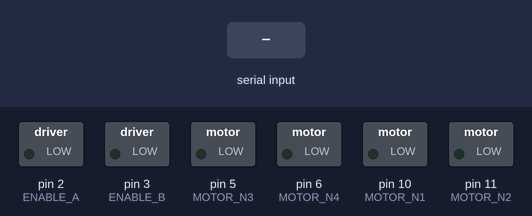
Bench run of a sketch on a simulated Arduino Uno, built with avr-gcc and run on an emulated ATmega328P. Shown: switched loads named in the sketch (green lamp = pin HIGH). The inputs (shaded band) are chosen by the test bench.

Above: at 1.7 s.
1.8 s: "S" received over the second serial link
At 2.9 s:
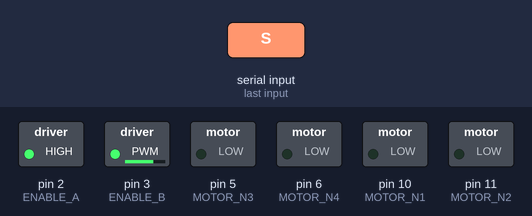
3.3 s: "1" received over the second serial link
At 4.0 s:
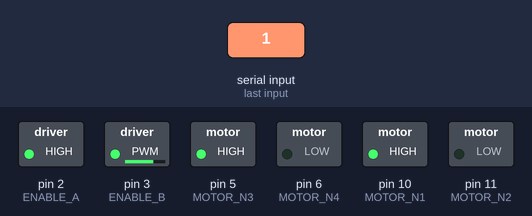
4.8 s: "3" received over the second serial link
At 5.2 s:
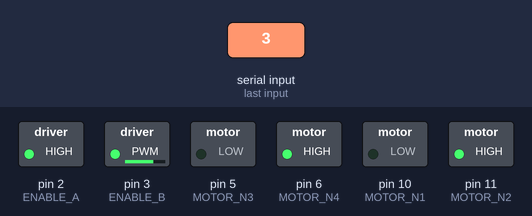
6.3 s: "4" received over the second serial link
At 7.5 s:
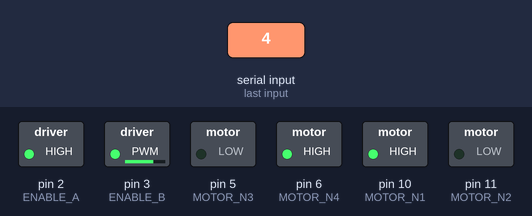
7.8 s: "2" received over the second serial link
At 8.7 s:
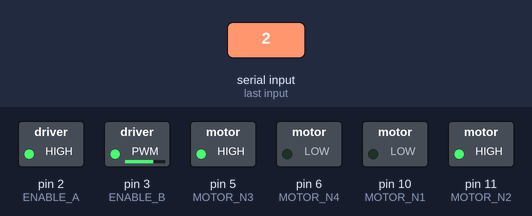
9.3 s: "6" received over the second serial link
At 9.8 s:
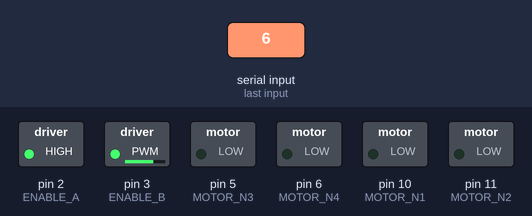
Timing chart, 0 to 11.8 s (numbered marks = the images above; inputs shaded):
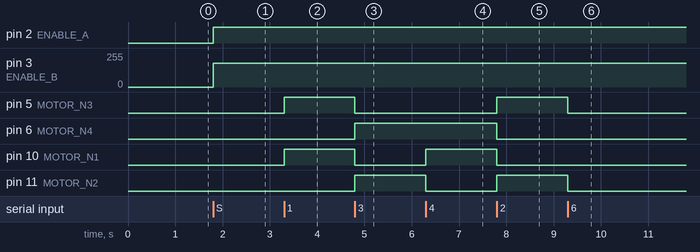

Measured:
- after the input at 1.8 s, pin 2 (ENABLE_A): LOW → HIGH at once; pin 3 (ENABLE_B): 0/255 → 180/255 at once
- after the input at 3.3 s, pin 5 (MOTOR_N3), pin 10 (MOTOR_N1): LOW → HIGH at once
- after the input at 4.8 s, pin 5 (MOTOR_N3), pin 10 (MOTOR_N1): HIGH → LOW at once; pin 6 (MOTOR_N4), pin 11 (MOTOR_N2): LOW → HIGH at once
- after the input at 6.3 s, pin 10 (MOTOR_N1): LOW → HIGH at once; pin 11 (MOTOR_N2): HIGH → LOW at once
- after the input at 7.8 s, pin 5 (MOTOR_N3), pin 11 (MOTOR_N2): LOW → HIGH at once; pin 6 (MOTOR_N4), pin 10 (MOTOR_N1): HIGH → LOW at once
- after the input at 9.3 s, pin 5 (MOTOR_N3), pin 11 (MOTOR_N2): HIGH → LOW at once

The sketch:

car_V2.ino
```cpp
#include<Wire.h>
#include<SoftwareSerial.h>

#define MOTOR_N1 10
#define MOTOR_N2 11
#define MOTOR_N3 5
#define MOTOR_N4 6
#define ENABLE_A 2
#define ENABLE_B 3
#define TIMER 500

int speed = 180;
int control_spd = 1;
char val = 0;
SoftwareSerial BTSerial(8, 9);

void setup() {
  Serial.begin(9600);
  pinMode(MOTOR_N1,OUTPUT);
  pinMode(MOTOR_N2,OUTPUT);
  pinMode(MOTOR_N3,OUTPUT);
  pinMode(MOTOR_N4,OUTPUT);
  pinMode(ENABLE_A, OUTPUT);
  pinMode(ENABLE_B, OUTPUT);
  BTSerial.begin(9600);
  delay(TIMER);
}

void loop() {
  if (BTSerial.available() || Serial.available() ) {
    char c = BTSerial.read();
    if (c == 'S') { // Stop command
      Stop();
    } else {
      val = c;
      switch (val) {
        case '1':
          Forward();
          //delay(5000);
          break;
        case '3':
          Back();
          break;
        case '4':
          Left();
          break;
        case '2':
          Right();
          break;
        case '5':
          Change_Speed_And_Print();
          break;
        case '6':
          Stop();
          break;
        case 'R':
         Resetmode();
         break;

      }
    }
  }
}
//A=Left
//B=Right
void Forward() {
  analogWrite(ENABLE_A, speed-15);
  analogWrite(ENABLE_B, speed);
  digitalWrite(MOTOR_N1, HIGH);
  digitalWrite(MOTOR_N2, LOW);
  digitalWrite(MOTOR_N3, HIGH);
  digitalWrite(MOTOR_N4, LOW);
}

void Back() {
  analogWrite(ENABLE_A, speed-15);
  analogWrite(ENABLE_B, speed);
  digitalWrite(MOTOR_N1, LOW);
  digitalWrite(MOTOR_N2, HIGH);
  digitalWrite(MOTOR_N3, LOW);
  digitalWrite(MOTOR_N4, HIGH);
}

void Stop() {
  analogWrite(ENABLE_A, speed);
  analogWrite(ENABLE_B, speed);
  digitalWrite(MOTOR_N1, LOW);
  digitalWrite(MOTOR_N2, LOW);
  digitalWrite(MOTOR_N3, LOW);
  digitalWrite(MOTOR_N4, LOW);
}

void Left() {
  analogWrite(ENABLE_A, speed);
  analogWrite(ENABLE_B, speed);
  digitalWrite(MOTOR_N1, HIGH);
  digitalWrite(MOTOR_N2, LOW);
  digitalWrite(MOTOR_N3, LOW);
  digitalWrite(MOTOR_N4, HIGH);
}

void Right() {
  analogWrite(ENABLE_A, speed-20);
  analogWrite(ENABLE_B, speed);
  digitalWrite(MOTOR_N1, LOW);
  digitalWrite(MOTOR_N2, HIGH);
  digitalWrite(MOTOR_N3, HIGH);
  digitalWrite(MOTOR_N4, LOW);
}


void Change_Speed_And_Print() {
  control_spd++;
  if((control_spd % 2) == 1){
    speed =180;
    Serial.println("Low speed mode");
    BTSerial.write("Low speed mode");
  }
  else{
    speed = 250;
    Serial.println("High speed mode");
    BTSerial.write("High speed mode");
  }


}
void Resetmode(){
  control_spd = 1;
  speed = 150;
}
```
